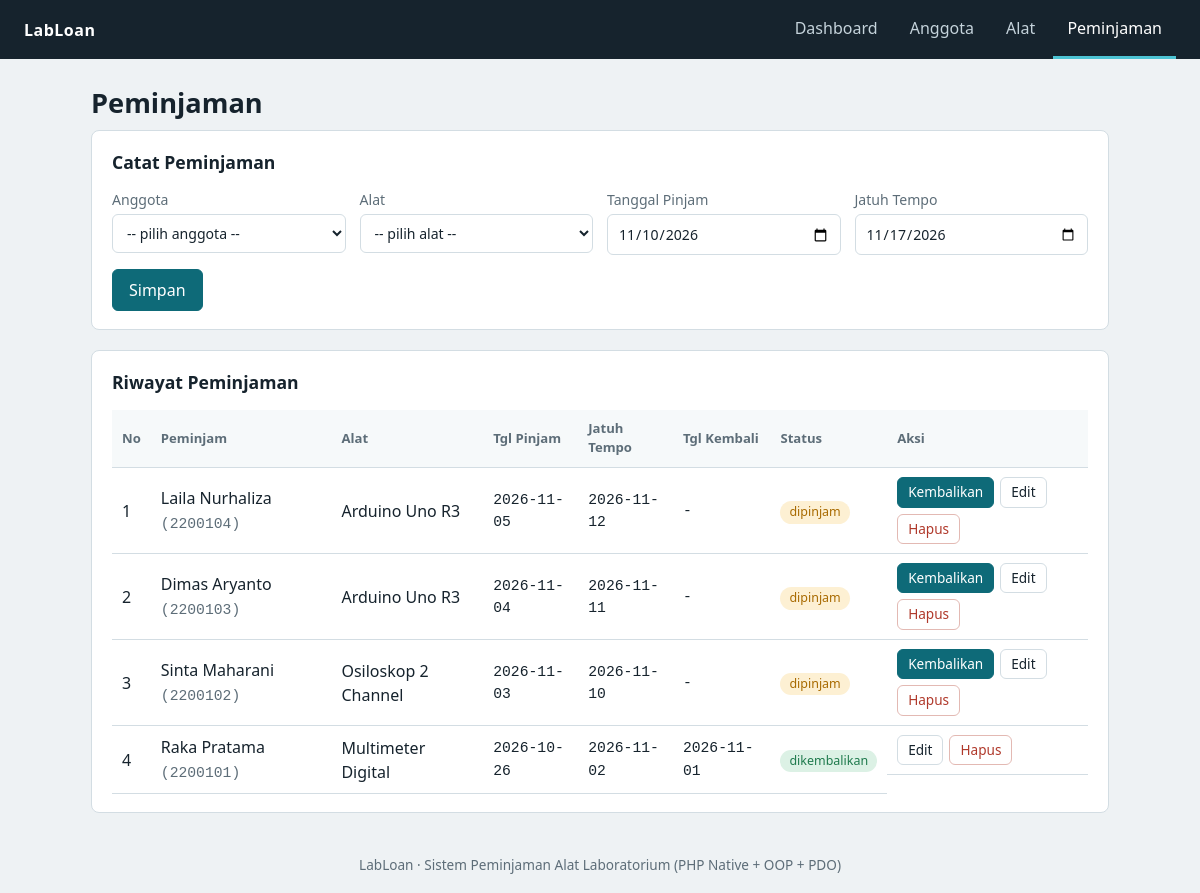
Screenshot of /index.php?page=loan with the database file from the repository.
### tables this page shows
CREATE TABLE loan (
  id_loan      INT UNSIGNED NOT NULL AUTO_INCREMENT,
  id_member    INT UNSIGNED NOT NULL,
  id_equipment INT UNSIGNED NOT NULL,
  loan_date    DATE NOT NULL,
  due_date     DATE NOT NULL,
  return_date  DATE NULL,
  status       ENUM('dipinjam','dikembalikan') NOT NULL DEFAULT 'dipinjam',
  PRIMARY KEY (id_loan),
  KEY idx_loan_member (id_member),
  KEY idx_loan_equipment (id_equipment),
  CONSTRAINT fk_loan_member
    FOREIGN KEY (id_member) REFERENCES member (id_member)
    ON UPDATE CASCADE ON DELETE RESTRICT,
  CONSTRAINT fk_loan_equipment
    FOREIGN KEY (id_equipment) REFERENCES equipment (id_equipment)
    ON UPDATE CASCADE ON DELETE RESTRICT
);

CREATE TABLE member (
  id_member  INT UNSIGNED NOT NULL AUTO_INCREMENT,
  nim        VARCHAR(20)  NOT NULL,
  name       VARCHAR(100) NOT NULL,
  major      VARCHAR(100) NOT NULL,
  phone      VARCHAR(20)  NULL,
  created_at TIMESTAMP    NOT NULL DEFAULT CURRENT_TIMESTAMP,
  PRIMARY KEY (id_member),
  UNIQUE KEY uq_member_nim (nim)
);

CREATE TABLE equipment (
  id_equipment   INT UNSIGNED NOT NULL AUTO_INCREMENT,
  name           VARCHAR(100) NOT NULL,
  category       VARCHAR(50)  NOT NULL,
  stock          INT UNSIGNED NOT NULL DEFAULT 0,
  item_condition ENUM('baik','rusak ringan','rusak berat') NOT NULL DEFAULT 'baik',
  created_at     TIMESTAMP    NOT NULL DEFAULT CURRENT_TIMESTAMP,
  PRIMARY KEY (id_equipment)
);

### index.php (called while the page is built, shortened)
<?php
require_once __DIR__ . '/config/helpers.php';
require_once __DIR__ . '/class/Loan.php';
$page = $_GET['page'] ?? 'home';
include __DIR__ . '/view/header.php';
include __DIR__ . "/view/{$page}.php";
include __DIR__ . '/view/footer.php';

### config/helpers.php (called while the page is built, shortened)
<?php
function e($value)
{
    return htmlspecialchars((string) $value, ENT_QUOTES, 'UTF-8');
}

### class/Loan.php (called while the page is built, shortened)
<?php
class Loan
{
    private $conn;
    private $table = "loan";
    public function __construct($db)
    {
        $this->conn = $db;
    }
    public function readAll()
    {
        $sql = "SELECT l.*, m.name AS member_name, m.nim, e.name AS equipment_name
                FROM {$this->table} l
                JOIN member m    ON m.id_member = l.id_member
                JOIN equipment e ON e.id_equipment = l.id_equipment
                ORDER BY l.id_loan DESC";
        $stmt = $this->conn->prepare($sql);
        $stmt->execute();
        return $stmt->fetchAll();
    }
}

### view/loan.php (the view, shortened to what this page needs)
<?php
$loan      = new Loan($db);
$editData = null;
$rows       = $loan->readAll();
$defaultLoan = date('Y-m-d');
$defaultDue  = date('Y-m-d', strtotime('+7 days'));
?>
<h1>Peminjaman</h1>
<section class="card">
    <h2><?= $editData ? 'Edit Peminjaman' : 'Catat Peminjaman' ?></h2>
    <form method="post" action="index.php?page=loan" class="form-grid">
        <label>Anggota
            <select name="id_member" required>
                <option value="">-- pilih anggota --</option>
            </select>
        </label>
        <label>Alat
            <select name="id_equipment" required>
                <option value="">-- pilih alat --</option>
            </select>
        </label>
        <label>Tanggal Pinjam
            <input type="date" name="loan_date" required
                   value="<?= e($editData['loan_date'] ?? $defaultLoan) ?>">
        </label>
        <label>Jatuh Tempo
            <input type="date" name="due_date" required
                   value="<?= e($editData['due_date'] ?? $defaultDue) ?>">
        </label>
        <div class="form-actions">
            <button type="submit" class="btn btn-primary"><?= $editData ? 'Simpan Perubahan' : 'Simpan' ?></button>
        </div>
    </form>
</section>
<section class="card">
    <h2>Riwayat Peminjaman</h2>
    <div class="table-wrap">
        <table>
            <thead>
            <tr>
                <th>No</th><th>Peminjam</th><th>Alat</th><th>Tgl Pinjam</th>
                <th>Jatuh Tempo</th><th>Tgl Kembali</th><th>Status</th><th>Aksi</th>
            </tr>
            </thead>
            <tbody>
            <?php foreach ($rows as $i => $row): ?>
                <tr>
                    <td><?= $i + 1 ?></td>
                    <td><?= e($row['member_name']) ?> <span class="mono muted">(<?= e($row['nim']) ?>)</span></td>
                    <td><?= e($row['equipment_name']) ?></td>
                    <td class="mono"><?= e($row['loan_date']) ?></td>
                    <td class="mono"><?= e($row['due_date']) ?></td>
                    <td class="mono"><?= e($row['return_date'] ?? '-') ?></td>
                    <td>
                        <span class="badge status-<?= e($row['status']) ?>"><?= e($row['status']) ?></span>
                    </td>
                    <td class="actions">
                        <?php if ($row['status'] === 'dipinjam'): ?>
                            <form method="post" action="index.php?page=loan">
                                <button type="submit" class="btn btn-small btn-primary">Kembalikan</button>
                            </form>
                        <?php endif; ?>
                        <a class="btn btn-small" href="index.php?page=loan&edit=<?= e($row['id_loan']) ?>">Edit</a>
                        <form method="post" action="index.php?page=loan"
                              onsubmit="return confirm('Hapus data peminjaman ini?');">
                            <button type="submit" class="btn btn-small btn-danger">Hapus</button>
                        </form>
                    </td>
                </tr>
            <?php endforeach; ?>
            </tbody>
        </table>
    </div>
</section>

### view/header.php (shortened to what this page needs)
<?php
$navItems = [
    'home'      => 'Dashboard',
    'member'    => 'Anggota',
    'equipment' => 'Alat',
    'loan'      => 'Peminjaman',
];
?>
<!DOCTYPE html>
<html lang="id">
<head>
    <link rel="stylesheet" href="style/style.css">
</head>
<body>
<header class="topbar">
    <div class="brand">LabLoan</div>
    <nav>
        <?php foreach ($navItems as $key => $label): ?>
            <a href="index.php?page=<?= e($key) ?>"
               class="<?= $page === $key ? 'active' : '' ?>"><?= e($label) ?></a>
        <?php endforeach; ?>
    </nav>
</header>
<main class="container">

### view/footer.php
</main>
<footer class="footer">
    LabLoan &middot; Sistem Peminjaman Alat Laboratorium (PHP Native + OOP + PDO)
</footer>
</body>
</html>

### style/style.css (style rules this page uses)
:root { --paper: #eef2f4; --card: #ffffff; --ink: #16232d; --muted: #5d6d78; --line: #d3dde3; --accent: #0e6a78; --accent-dark: #0a515c; --danger: #b0392b; --warn: #a86a00; --ok: #1f7a4d; }
* { box-sizing: border-box; }
body { margin: 0; background: var(--paper); color: var(--ink); font-family: "Segoe UI", system-ui, -apple-system, sans-serif; line-height: 1.5; }
.mono { font-family: Consolas, "Courier New", monospace; font-size: 0.92em; }
.muted { color: var(--muted); }
.topbar { display: flex; align-items: center; justify-content: space-between; padding: 0 24px; background: var(--ink); color: #fff; flex-wrap: wrap; }
.brand { font-weight: 700; letter-spacing: .5px; padding: 14px 0; }
.topbar nav a { display: inline-block; padding: 16px 14px; color: #c5d3db; text-decoration: none; border-bottom: 3px solid transparent; }
.topbar nav a.active { color: #fff; border-bottom-color: #4cc3d3; }
.container { max-width: 1050px; margin: 24px auto; padding: 0 16px; }
h1 { margin: 0 0 6px; font-size: 1.7rem; }
h2 { margin: 0 0 14px; font-size: 1.1rem; }
.card { background: var(--card); border: 1px solid var(--line); border-radius: 8px; padding: 18px 20px; margin-bottom: 20px; }
.form-grid { display: grid; grid-template-columns: repeat(auto-fit, minmax(220px, 1fr)); gap: 14px; }
label { display: flex; flex-direction: column; font-size: .88rem; color: var(--muted); gap: 4px; }
input, select { padding: 8px 10px; border: 1px solid var(--line); border-radius: 6px; font: inherit; color: var(--ink); background: #fff; }
.form-actions { grid-column: 1 / -1; display: flex; gap: 8px; }
.btn { display: inline-block; padding: 8px 16px; border: 1px solid var(--line); border-radius: 6px; background: #fff; color: var(--ink); cursor: pointer; font: inherit; text-decoration: none; }
.btn-primary { background: var(--accent); border-color: var(--accent); color: #fff; }
.btn-danger { color: var(--danger); border-color: #e3b9b3; }
.btn-small { padding: 4px 10px; font-size: .85rem; }
.table-wrap { overflow-x: auto; }
table { width: 100%; border-collapse: collapse; }
th, td { padding: 9px 10px; text-align: left; border-bottom: 1px solid var(--line); vertical-align: middle; }
th { font-size: .82rem; color: var(--muted); font-weight: 600; background: #f6f9fa; }
td.actions { display: flex; gap: 6px; flex-wrap: wrap; }
td.actions form { margin: 0; }
.badge { display: inline-block; padding: 2px 9px; border-radius: 99px; font-size: .78rem; background: #e6edf0; }
.status-dipinjam, .cond-rusak-ringan { background: #fdf0d3; color: var(--warn); }
.status-dikembalikan, .cond-baik { background: #dcf1e5; color: var(--ok); }
.footer { text-align: center; color: var(--muted); font-size: .85rem; padding: 18px; }

### rows the page displays
loan: id_member.name "Laila Nurhaliza", id_member.nim "2200104", id_equipment.name "Arduino Uno R3", loan_date "2026-11-05", due_date "2026-11-12", return_date "-", status "dipinjam"
loan: id_member.name "Dimas Aryanto", id_member.nim "2200103", id_equipment.name "Arduino Uno R3", loan_date "2026-11-04", due_date "2026-11-11", return_date "-", status "dipinjam"
loan: id_member.name "Sinta Maharani", id_member.nim "2200102", id_equipment.name "Osiloskop 2 Channel", loan_date "2026-11-03", due_date "2026-11-10", return_date "-", status "dipinjam"
loan: id_member.name "Raka Pratama", id_member.nim "2200101", id_equipment.name "Multimeter Digital", loan_date "2026-10-26", due_date "2026-11-02", return_date "2026-11-01", status "dikembalikan"

### other values shown
$label "Dashboard"
$label "Anggota"
$label "Alat"
$label "Peminjaman"
